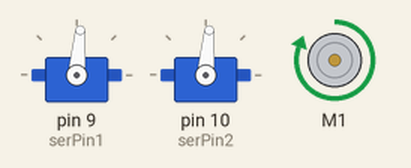
The sketch below on a simulated Arduino Uno, built with avr-gcc and run on an emulated ATmega328P. On the bench: 2 × servo, DC motor (green arrow = forward, orange = backward, longer = faster).

Above: at 0.1 s.
At 68.3 s:
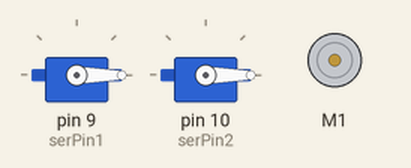
Timing chart, 0 to 69.8 s (numbered marks = the images above):
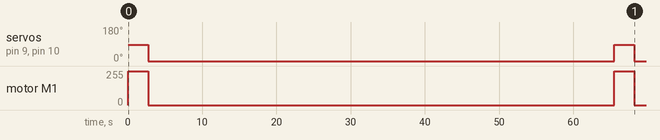

The sketch:

CEngC2023.ino
```cpp
#include <Servo.h>
#include <AFMotor.h>

const int serPin1 = 9;
const int serPin2 = 10;


int liftAngle;
unsigned int currentTime;
unsigned int time;

Servo serv1;
Servo serv2;

AF_DCMotor motor(1, MOTOR12_8KHZ);

void setup() {
  serv1.attach(serPin1);
  serv2.attach(serPin2);
  motor.setSpeed(255);
  liftAngle = 85;
  time = millis() + 2700;
  Serial.begin(9600);
}

void loop() {
  // Serial.print(currentTime);
  // Serial.print("\n");
  // Serial.print(time);
  // Serial.print("\n");
  currentTime = millis();
  if (currentTime >= time){
    motor.run(RELEASE);
    serv1.write(0);
    serv2.write(0);
  } else{
    motor.run(FORWARD);
    serv1.write(liftAngle);
    serv2.write(liftAngle);

  }
}
```

Measured:
- by itself, servo on pin 9 (serPin1), servo on pin 10 (serPin2): 85° → 0° at 2.7 s, → 85° 62.8 s later, → 0° 2.7 s later
- by itself, motor M1: alternates forward 255/255 for 2.7 s and stopped for 62.8 s
